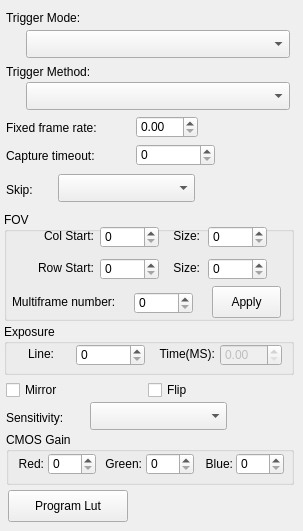
    <widget class="QWidget" name="NormalTab">
     <attribute name="title">
      <string>Normal</string>
     </attribute>
     <widget class="QPushButton" name="ProgramLutPushButton">
      <property name="geometry">
       <rect>
        <x>8</x>
        <y>490</y>
        <width>120</width>
        <height>32</height>
       </rect>
      </property>
      <property name="text">
       <string>Program Lut</string>
      </property>
     </widget>
     <widget class="QGroupBox" name="groupBox_2">
      <property name="geometry">
       <rect>
        <x>6</x>
        <y>432</y>
        <width>288</width>
        <height>53</height>
       </rect>
      </property>
      <property name="title">
       <string>CMOS Gain</string>
      </property>
      <widget class="QSpinBox" name="GainGreenSpinBox">
       <property name="geometry">
        <rect>
         <x>140</x>
         <y>21</y>
         <width>48</width>
         <height>22</height>
        </rect>
       </property>
       <property name="maximum">
        <number>8192</number>
       </property>
      </widget>
      <widget class="QSpinBox" name="GainRedSpinBox">
       <property name="geometry">
        <rect>
         <x>42</x>
         <y>21</y>
         <width>48</width>
         <height>22</height>
        </rect>
       </property>
       <property name="maximum">
        <number>8192</number>
       </property>
      </widget>
      <widget class="QSpinBox" name="GainBlueSpinBox">
       <property name="geometry">
        <rect>
         <x>230</x>
         <y>21</y>
         <width>48</width>
         <height>22</height>
        </rect>
       </property>
       <property name="maximum">
        <number>8192</number>
       </property>
      </widget>
      <widget class="QLabel" name="label_13">
       <property name="geometry">
        <rect>
         <x>96</x>
         <y>24</y>
         <width>40</width>
         <height>16</height>
        </rect>
       </property>
       <property name="text">
        <string>Green:</string>
       </property>
       <property name="alignment">
        <set>Qt::AlignRight|Qt::AlignTrailing|Qt::AlignVCenter</set>
       </property>
      </widget>
      <widget class="QLabel" name="label_16">
       <property name="geometry">
        <rect>
         <x>192</x>
         <y>24</y>
         <width>35</width>
         <height>16</height>
        </rect>
       </property>
       <property name="layoutDirection">
        <enum>Qt::LeftToRight</enum>
       </property>
       <property name="text">
        <string>Blue:</string>
       </property>
       <property name="alignment">
        <set>Qt::AlignRight|Qt::AlignTrailing|Qt::AlignVCenter</set>
       </property>
      </widget>
      <widget class="QLabel" name="label_19">
       <property name="geometry">
        <rect>
         <x>7</x>
         <y>24</y>
         <width>31</width>
         <height>16</height>
        </rect>
       </property>
       <property name="layoutDirection">
        <enum>Qt::LeftToRight</enum>
       </property>
       <property name="text">
        <string>Red:</string>
       </property>
       <property name="alignment">
        <set>Qt::AlignRight|Qt::AlignTrailing|Qt::AlignVCenter</set>
       </property>
      </widget>
     </widget>
     <widget class="QDoubleSpinBox" name="FixFrameRateDoubleSpinBox">
      <property name="geometry">
       <rect>
        <x>136</x>
        <y>116</y>
        <width>62</width>
        <height>22</height>
       </rect>
      </property>
     </widget>
     <widget class="QComboBox" name="SensitivityComboBox">
      <property name="geometry">
       <rect>
        <x>90</x>
        <y>402</y>
        <width>137</width>
        <height>28</height>
       </rect>
      </property>
     </widget>
     <widget class="QSpinBox" name="CaptureTimeoutSpinBox">
      <property name="geometry">
       <rect>
        <x>136</x>
        <y>144</y>
        <width>79</width>
        <height>22</height>
       </rect>
      </property>
      <property name="maximum">
       <number>999999999</number>
      </property>
     </widget>
     <widget class="QComboBox" name="TrigetModeComboBox">
      <property name="geometry">
       <rect>
        <x>26</x>
        <y>30</y>
        <width>264</width>
        <height>28</height>
       </rect>
      </property>
     </widget>
     <widget class="QLabel" name="label_17">
      <property name="geometry">
       <rect>
        <x>6</x>
        <y>182</y>
        <width>43</width>
        <height>16</height>
       </rect>
      </property>
      <property name="text">
       <string>Skip:</string>
      </property>
     </widget>
     <widget class="QLabel" name="label">
      <property name="geometry">
       <rect>
        <x>6</x>
        <y>120</y>
        <width>120</width>
        <height>16</height>
       </rect>
      </property>
      <property name="text">
       <string>Fixed frame rate:</string>
      </property>
     </widget>
     <widget class="QLabel" name="label_7">
      <property name="geometry">
       <rect>
        <x>6</x>
        <y>64</y>
        <width>120</width>
        <height>16</height>
       </rect>
      </property>
      <property name="text">
       <string>Trigger Method:</string>
      </property>
     </widget>
     <widget class="QLabel" name="label_4">
      <property name="geometry">
       <rect>
        <x>6</x>
        <y>148</y>
        <width>120</width>
        <height>16</height>
       </rect>
      </property>
      <property name="text">
       <string>Capture timeout:</string>
      </property>
     </widget>
     <widget class="QCheckBox" name="FlipCheckBox">
      <property name="geometry">
       <rect>
        <x>148</x>
        <y>380</y>
        <width>85</width>
        <height>20</height>
       </rect>
      </property>
      <property name="text">
       <string>Flip</string>
      </property>
     </widget>
     <widget class="QGroupBox" name="groupBox">
      <property name="geometry">
       <rect>
        <x>4</x>
        <y>212</y>
        <width>290</width>
        <height>109</height>
       </rect>
      </property>
      <property name="title">
       <string>FOV</string>
      </property>
      <widget class="QSpinBox" name="ColStartSpinBox">
       <property name="geometry">
        <rect>
         <x>96</x>
         <y>14</y>
         <width>59</width>
         <height>22</height>
        </rect>
       </property>
       <property name="maximum">
        <number>8192</number>
       </property>
      </widget>
      <widget class="QSpinBox" name="RowStartSpinBox">
       <property name="geometry">
        <rect>
         <x>96</x>
         <y>46</y>
         <width>59</width>
         <height>22</height>
        </rect>
       </property>
       <property name="maximum">
        <number>8192</number>
       </property>
      </widget>
      <widget class="QSpinBox" name="ColSizeSpinBox">
       <property name="geometry">
        <rect>
         <x>204</x>
         <y>14</y>
         <width>59</width>
         <height>22</height>
        </rect>
       </property>
       <property name="maximum">
        <number>8192</number>
       </property>
      </widget>
      <widget class="QSpinBox" name="RowSizeSpinBox">
       <property name="geometry">
        <rect>
         <x>204</x>
         <y>46</y>
         <width>59</width>
         <height>22</height>
        </rect>
       </property>
       <property name="maximum">
        <number>8192</number>
       </property>
      </widget>
      <widget class="QPushButton" name="ApplyFovPushButton">
       <property name="geometry">
        <rect>
         <x>208</x>
         <y>74</y>
         <width>69</width>
         <height>32</height>
        </rect>
       </property>
       <property name="text">
        <string>Apply</string>
       </property>
      </widget>
      <widget class="QSpinBox" name="MultiFrameNumberSpinBox">
       <property name="geometry">
        <rect>
         <x>130</x>
         <y>80</y>
         <width>59</width>
         <height>22</height>
        </rect>
       </property>
       <property name="maximum">
        <number>8192</number>
       </property>
      </widget>
      <widget class="QLabel" name="label_2">
       <property name="geometry">
        <rect>
         <x>8</x>
         <y>82</y>
         <width>120</width>
         <height>16</height>
        </rect>
       </property>
       <property name="text">
        <string>Multiframe number:</string>
       </property>
      </widget>
      <widget class="QLabel" name="label_8">
       <property name="geometry">
        <rect>
         <x>10</x>
         <y>16</y>
         <width>80</width>
         <height>16</height>
        </rect>
       </property>
       <property name="text">
        <string>Col Start:</string>
       </property>
       <property name="alignment">
        <set>Qt::AlignRight|Qt::AlignTrailing|Qt::AlignVCenter</set>
       </property>
      </widget>
      <widget class="QLabel" name="label_9">
       <property name="geometry">
        <rect>
         <x>10</x>
         <y>48</y>
         <width>80</width>
         <height>16</height>
        </rect>
       </property>
       <property name="text">
        <string>Row Start:</string>
       </property>
       <property name="alignment">
        <set>Qt::AlignRight|Qt::AlignTrailing|Qt::AlignVCenter</set>
       </property>
      </widget>
      <widget class="QLabel" name="label_11">
       <property name="geometry">
        <rect>
         <x>160</x>
         <y>48</y>
         <width>36</width>
         <height>16</height>
        </rect>
       </property>
       <property name="layoutDirection">
        <enum>Qt::LeftToRight</enum>
       </property>
       <property name="text">
        <string>Size:</string>
       </property>
       <property name="alignment">
        <set>Qt::AlignRight|Qt::AlignTrailing|Qt::AlignVCenter</set>
       </property>
      </widget>
      <widget class="QLabel" name="label_10">
       <property name="geometry">
        <rect>
         <x>160</x>
         <y>16</y>
         <width>36</width>
         <height>16</height>
        </rect>
       </property>
       <property name="layoutDirection">
        <enum>Qt::LeftToRight</enum>
       </property>
       <property name="text">
        <string>Size:</string>
       </property>
       <property name="alignment">
        <set>Qt::AlignRight|Qt::AlignTrailing|Qt::AlignVCenter</set>
       </property>
      </widget>
     </widget>
     <widget class="QComboBox" name="TrigetMethodComboBox">
      <property name="geometry">
       <rect>
        <x>26</x>
        <y>82</y>
        <width>264</width>
        <height>28</height>
       </rect>
      </property>
     </widget>
     <widget class="QLabel" name="label_18">
      <property name="geometry">
       <rect>
        <x>6</x>
        <y>410</y>
        <width>79</width>
        <height>16</height>
       </rect>
      </property>
      <property name="text">
       <string>Sensitivity:</string>
      </property>
     </widget>
     <widget class="QGroupBox" name="groupBox_4">
      <property name="geometry">
       <rect>
        <x>4</x>
        <y>324</y>
        <width>290</width>
        <height>51</height>
       </rect>
      </property>
      <property name="title">
       <string>Exposure</string>
      </property>
      <widget class="QSpinBox" name="ExpoureLineSpinBox">
       <property name="geometry">
        <rect>
         <x>72</x>
         <y>20</y>
         <width>69</width>
         <height>22</height>
        </rect>
       </property>
       <property name="maximum">
        <number>999999</number>
       </property>
      </widget>
      <widget class="QLabel" name="label_14">
       <property name="geometry">
        <rect>
         <x>10</x>
         <y>22</y>
         <width>40</width>
         <height>16</height>
        </rect>
       </property>
       <property name="text">
        <string>Line:</string>
       </property>
       <property name="alignment">
        <set>Qt::AlignRight|Qt::AlignTrailing|Qt::AlignVCenter</set>
       </property>
      </widget>
      <widget class="QLabel" name="label_15">
       <property name="geometry">
        <rect>
         <x>152</x>
         <y>22</y>
         <width>59</width>
         <height>16</height>
        </rect>
       </property>
       <property name="layoutDirection">
        <enum>Qt::LeftToRight</enum>
       </property>
       <property name="text">
        <string>Time(MS):</string>
       </property>
       <property name="alignment">
        <set>Qt::AlignRight|Qt::AlignTrailing|Qt::AlignVCenter</set>
       </property>
      </widget>
      <widget class="QDoubleSpinBox" name="ExposureTimeSpinBox">
       <property name="enabled">
        <bool>false</bool>
       </property>
       <property name="geometry">
        <rect>
         <x>216</x>
         <y>20</y>
         <width>62</width>
         <height>22</height>
        </rect>
       </property>
      </widget>
     </widget>
     <widget class="QComboBox" name="SkipComboBox">
      <property name="geometry">
       <rect>
        <x>58</x>
        <y>174</y>
        <width>137</width>
        <height>28</height>
       </rect>
      </property>
     </widget>
     <widget class="QLabel" name="label_6">
      <property name="geometry">
       <rect>
        <x>6</x>
        <y>10</y>
        <width>120</width>
        <height>16</height>
       </rect>
      </property>
      <property name="text">
       <string>Trigger Mode:</string>
      </property>
     </widget>
     <widget class="QCheckBox" name="MirrorCheckBox">
      <property name="geometry">
       <rect>
        <x>6</x>
        <y>380</y>
        <width>85</width>
        <height>20</height>
       </rect>
      </property>
      <property name="text">
       <string>Mirror</string>
      </property>
     </widget>
    </widget>
